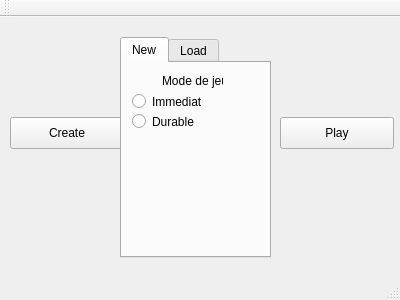
<?xml version="1.0" encoding="UTF-8"?>
<ui version="4.0">
 <class>MainWindow</class>
 <widget class="QMainWindow" name="MainWindow">
  <property name="geometry">
   <rect>
    <x>0</x>
    <y>0</y>
    <width>400</width>
    <height>300</height>
   </rect>
  </property>
  <property name="windowTitle">
   <string>MainWindow</string>
  </property>
  <widget class="QWidget" name="centralWidget">
   <widget class="QPushButton" name="createButton">
    <property name="geometry">
     <rect>
      <x>10</x>
      <y>100</y>
      <width>114</width>
      <height>32</height>
     </rect>
    </property>
    <property name="text">
     <string>Create</string>
    </property>
   </widget>
   <widget class="QPushButton" name="playButton">
    <property name="geometry">
     <rect>
      <x>280</x>
      <y>100</y>
      <width>114</width>
      <height>32</height>
     </rect>
    </property>
    <property name="text">
     <string>Play</string>
    </property>
   </widget>
   <widget class="QLabel" name="label">
    <property name="geometry">
     <rect>
      <x>170</x>
      <y>30</y>
      <width>47</width>
      <height>13</height>
     </rect>
    </property>
    <property name="text">
     <string/>
    </property>
   </widget>
   <widget class="QTabWidget" name="tabSettings">
    <property name="geometry">
     <rect>
      <x>120</x>
      <y>20</y>
      <width>151</width>
      <height>221</height>
     </rect>
    </property>
    <property name="currentIndex">
     <number>0</number>
    </property>
    <widget class="QWidget" name="tabNew">
     <attribute name="title">
      <string>New</string>
     </attribute>
     <widget class="QRadioButton" name="buttonImmediat">
      <property name="geometry">
       <rect>
        <x>10</x>
        <y>30</y>
        <width>82</width>
        <height>17</height>
       </rect>
      </property>
      <property name="text">
       <string>Immediat</string>
      </property>
     </widget>
     <widget class="QRadioButton" name="buttonDurable">
      <property name="geometry">
       <rect>
        <x>10</x>
        <y>50</y>
        <width>82</width>
        <height>17</height>
       </rect>
      </property>
      <property name="text">
       <string>Durable</string>
      </property>
     </widget>
     <widget class="QLabel" name="label_2">
      <property name="geometry">
       <rect>
        <x>40</x>
        <y>10</y>
        <width>61</width>
        <height>16</height>
       </rect>
      </property>
      <property name="text">
       <string>Mode de jeu</string>
      </property>
     </widget>
    </widget>
    <widget class="QWidget" name="tabLoad">
     <attribute name="title">
      <string>Load</string>
     </attribute>
    </widget>
   </widget>
  </widget>
  <widget class="QMenuBar" name="menuBar">
   <property name="geometry">
    <rect>
     <x>0</x>
     <y>0</y>
     <width>400</width>
     <height>22</height>
    </rect>
   </property>
  </widget>
  <widget class="QToolBar" name="mainToolBar">
   <attribute name="toolBarArea">
    <enum>TopToolBarArea</enum>
   </attribute>
   <attribute name="toolBarBreak">
    <bool>false</bool>
   </attribute>
  </widget>
  <widget class="QStatusBar" name="statusBar"/>
 </widget>
 <layoutdefault spacing="6" margin="11"/>
 <resources/>
 <connections/>
</ui>
